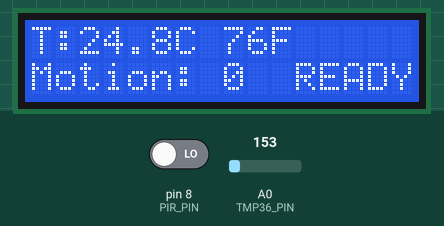
Simulated run of this sketch. Board: Arduino Uno, built with avr-gcc and run on an emulated ATmega328P. Shown: 16×2 character LCD. The test bench sets the inputs (shaded band); at power-on: pin 8 (PIR_PIN) LOW, A0 (TMP36_PIN) = 153. What the sketch prints to the serial monitor is not drawn.

Above: at 6.3 s.
6.4 s: pin 8 (PIR_PIN) driven HIGH
At 7.5 s:
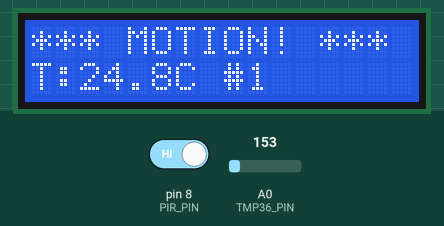
9.4 s: A0 (TMP36_PIN) set to 193
At 10.9 s:
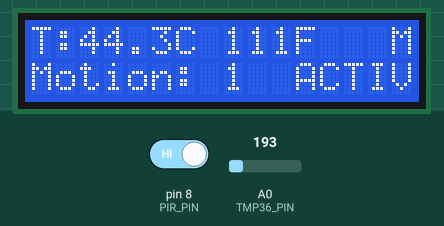
12.4 s: pin 8 (PIR_PIN) driven LOW
At 14.5 s:
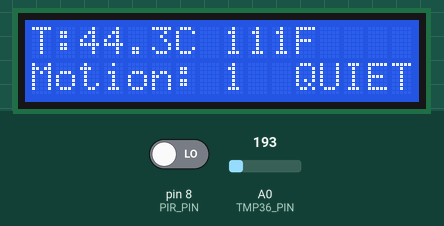
14.9 s: A0 (TMP36_PIN) set to 175
At 16.4 s:
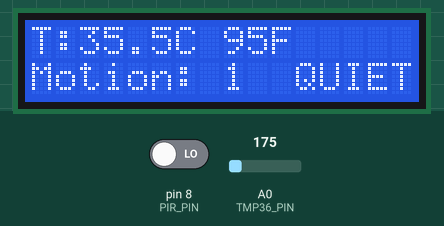
17.0 s: A0 (TMP36_PIN) set to 165
At 18.5 s:
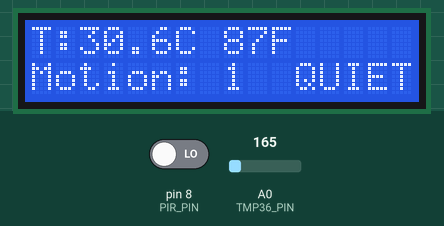
Timing chart, 0 to 20.0 s (numbered marks = the images above; inputs shaded):
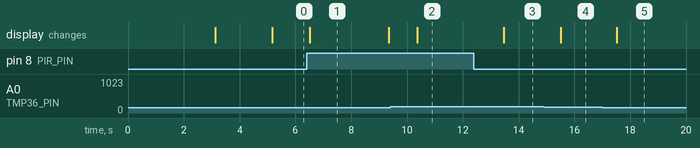

Measured:
- the behaviour switches between 179 and 180 on A0 (TMP36_PIN) (found by bisection; images 1 and 2)
- after the input at 6.4 s, the display: changes after 0.11 s (image 1)
- after the input at 9.4 s, the display: changes after 0.96 s (image 2)
- after the input at 12.4 s, the display: changes after 1.1 s (image 3)
- after the input at 14.9 s, the display: changes after 0.60 s (image 4)
- after the input at 17.0 s, the display: changes after 0.52 s (image 5)
- what the display in image 1 shows lasts 2.9 s, from 6.5 s to 9.4 s

The sketch:

LCD_TEMP_PIR.ino
```cpp
#include <LiquidCrystal.h>

// ===== PIN DEFINITIONS =====
// LCD pins
LiquidCrystal lcd(12, 11, 5, 4, 3, 2);

// Sensor pins
const int PIR_PIN = 8;        // PIR motion sensor
const int TMP36_PIN = A0;     // Temperature sensor

// ===== SYSTEM VARIABLES =====
// Motion detection
bool motionActive = false;
bool lastPirState = LOW;
int motionCount = 0;
unsigned long lastMotionTime = 0;
unsigned long motionStartTime = 0;

// Temperature monitoring
float currentTemp = 0.0;
float tempF = 0.0;

// Display control
unsigned long lastDisplayUpdate = 0;
unsigned long lastSerialUpdate = 0;
int displayMode = 0; // 0=normal, 1=motion alert

void setup() {
  Serial.begin(9600);

  // Initialize components
  lcd.begin(16, 2);
  pinMode(PIR_PIN, INPUT);

  Serial.println("=== COMPLETE INTEGRATION TEST ===");
  Serial.println("PIR Motion + TMP36 Temperature + LCD Display");
  Serial.println("");

  // Welcome display
  lcd.clear();
  lcd.setCursor(0, 0);
  lcd.print("System Starting");
  lcd.setCursor(0, 1);
  lcd.print("Please Wait...");

  delay(3000);

  // System ready
  Serial.println("System Components:");
  Serial.println("LCD Display: Ready");
  Serial.println("TMP36 Temperature Sensor: Ready");
  Serial.println("PIR Motion Sensor: Ready");
  Serial.println("");

  lcd.clear();
  lcd.setCursor(0, 0);
  lcd.print("All Systems");
  lcd.setCursor(0, 1);
  lcd.print("Ready!");

  delay(2000);

  Serial.println("*** MONITORING STARTED ***");
  Serial.println("Move ball near PIR sensor to test");
  Serial.println("================================");

  // Initial readings
  readTemperature();
  updateDisplay();
}

void loop() {
  // Read all sensors
  checkMotion();
  readTemperature();

  // Update displays
  if (millis() - lastDisplayUpdate > 1000) {
    updateDisplay();
    lastDisplayUpdate = millis();
  }

  // Send serial updates
  if (millis() - lastSerialUpdate > 3000) {
    sendSerialStatus();
    lastSerialUpdate = millis();
  }

  delay(100);
}

// ===== MOTION DETECTION =====
void checkMotion() {
  bool currentPirState = digitalRead(PIR_PIN);

  // Motion started (LOW to HIGH)
  if (currentPirState == HIGH && lastPirState == LOW) {
    handleMotionStart();
  }

  // Motion ended (HIGH to LOW)
  if (currentPirState == LOW && lastPirState == HIGH) {
    handleMotionEnd();
  }

  // Update motion timing
  if (currentPirState == HIGH) {
    lastMotionTime = millis();
  }

  lastPirState = currentPirState;
}

void handleMotionStart() {
  motionCount++;
  motionActive = true;
  motionStartTime = millis();
  displayMode = 1; // Switch to motion alert mode

  Serial.println("");
  Serial.println("*** MOTION DETECTED! ***");
  Serial.print("Motion Event #");
  Serial.println(motionCount);
  Serial.print("Temperature at detection: ");
  Serial.print(currentTemp, 1);
  Serial.println("C");
  Serial.print("Time: ");
  Serial.print(millis() / 1000);
  Serial.println(" seconds");
  Serial.println("================================");

  // Immediate LCD update for motion
  lcd.clear();
  lcd.setCursor(0, 0);
  lcd.print("*** MOTION! ***");
  lcd.setCursor(0, 1);
  lcd.print("T:");
  lcd.print(currentTemp, 1);
  lcd.print("C #");
  lcd.print(motionCount);
}

void handleMotionEnd() {
  if (motionActive) {
    unsigned long duration = millis() - motionStartTime;
    motionActive = false;
    displayMode = 0; // Return to normal mode

    Serial.println("");
    Serial.println(" Motion Ended");
    Serial.print("Duration: ");
    Serial.print(duration / 1000.0, 1);
    Serial.println(" seconds");
    Serial.println("Returning to normal monitoring...");
    Serial.println("================================");
  }
}

// ===== TEMPERATURE READING =====
void readTemperature() {
  int sensorValue = analogRead(TMP36_PIN);
  float voltage = sensorValue * (5.0 / 1023.0);
  currentTemp = (voltage - 0.5) * 100.0;
  tempF = (currentTemp * 9.0/5.0) + 32.0;
}

// ===== DISPLAY MANAGEMENT =====
void updateDisplay() {
  // Don't interrupt motion display immediately
  if (displayMode == 1 && (millis() - motionStartTime < 2000)) {
    return; // Keep showing motion alert
  }

  // Switch back to normal mode after motion alert
  if (displayMode == 1 && !motionActive) {
    displayMode = 0;
  }

  lcd.clear();

  // Line 1: Temperature + Motion Status
  lcd.setCursor(0, 0);
  lcd.print("T:");
  lcd.print(currentTemp, 1);
  lcd.print("C ");
  lcd.print((int)tempF);
  lcd.print("F");

  // Show motion indicator
  if (motionActive) {
    lcd.setCursor(15, 0);
    lcd.print("M"); // Motion indicator
  }

  // Line 2: Motion count + Status
  lcd.setCursor(0, 1);
  lcd.print("Motion: ");
  lcd.print(motionCount);

  // Status indicator
  if (motionActive) {
    lcd.setCursor(11, 1);
    lcd.print("ACTIV");
  } else if (motionCount > 0) {
    lcd.setCursor(11, 1);
    lcd.print("QUIET");
  } else {
    lcd.setCursor(11, 1);
    lcd.print("READY");
  }
}

// ===== SERIAL STATUS UPDATES =====
void sendSerialStatus() {
  Serial.println("=== SYSTEM STATUS ===");
  Serial.print("Temperature: ");
  Serial.print(currentTemp, 1);
  Serial.print("C (");
  Serial.print(tempF, 1);
  Serial.println("F)");

  Serial.print("Motion Count: ");
  Serial.println(motionCount);

  Serial.print("Motion Status: ");
  if (motionActive) {
    Serial.println("ACTIVE (motion detected)");
    Serial.print("Motion duration: ");
    Serial.print((millis() - motionStartTime) / 1000.0, 1);
    Serial.println(" seconds");
  } else if (motionCount > 0) {
    Serial.println("QUIET (no current motion)");
    Serial.print("Last motion: ");
    Serial.print((millis() - lastMotionTime) / 1000);
    Serial.println(" seconds ago");
  } else {
    Serial.println("READY (no motion detected yet)");
  }

  Serial.print("System Uptime: ");
  Serial.print(millis() / 1000);
  Serial.println(" seconds");
  Serial.println("===================");
}
```
